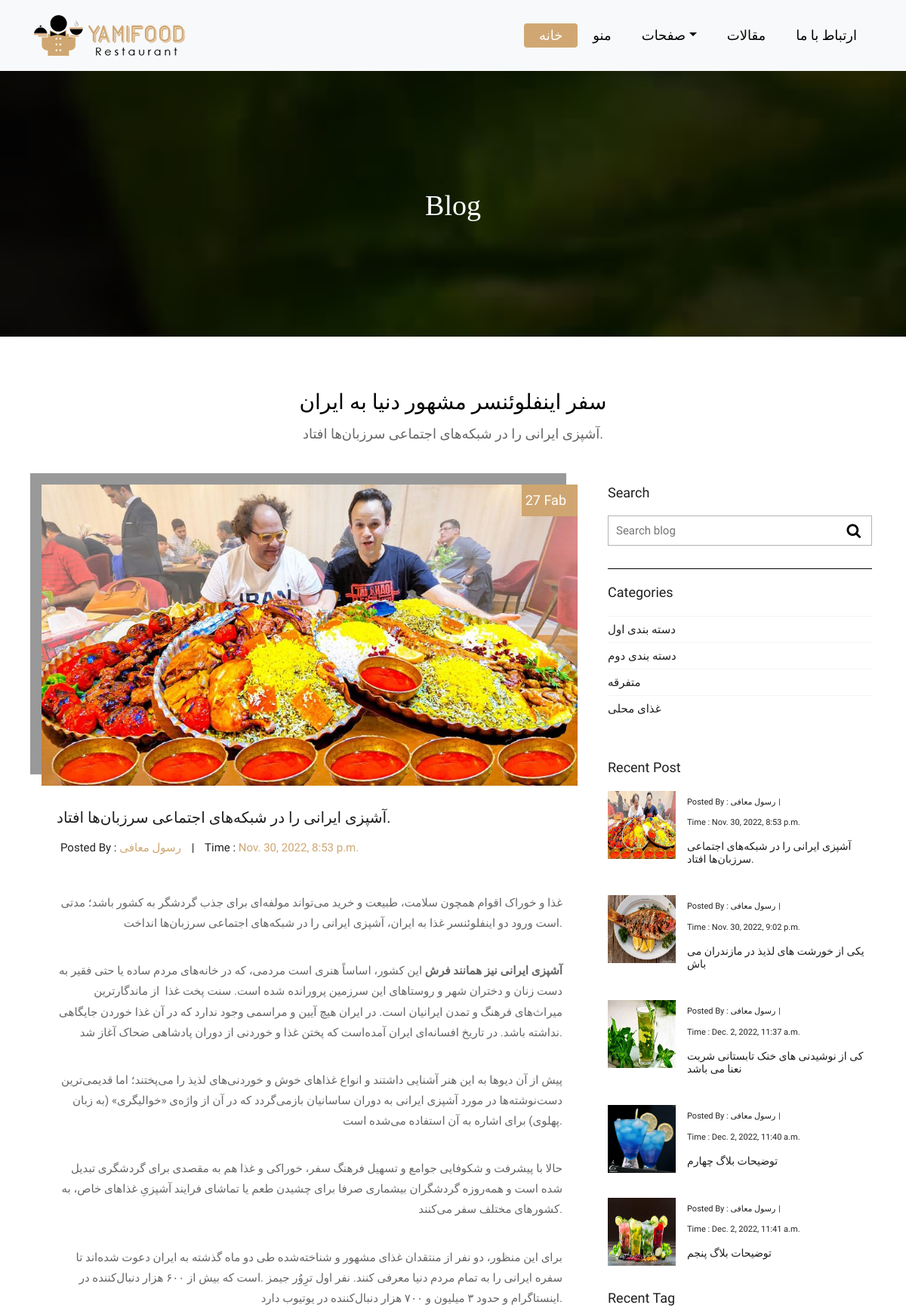
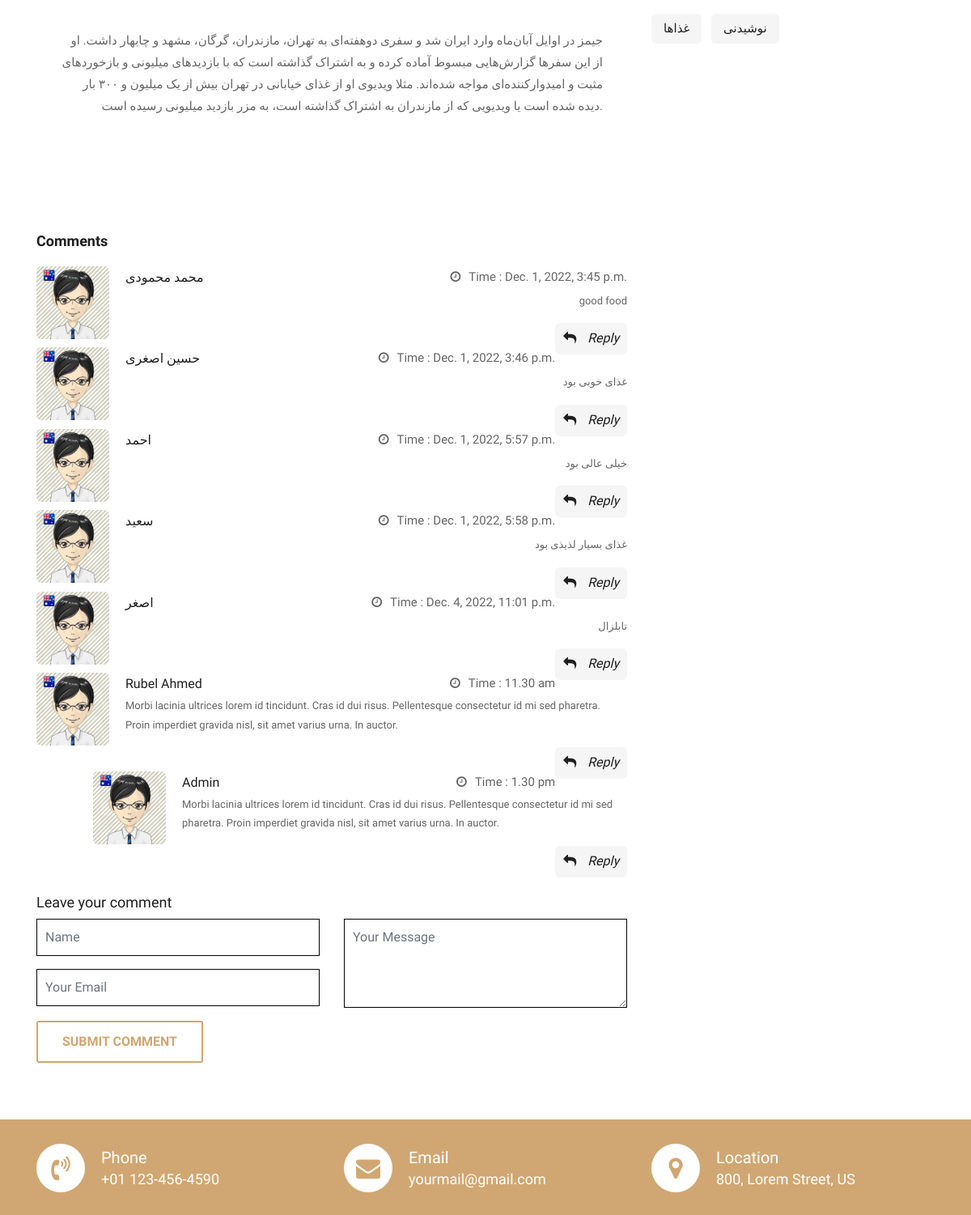
The page /blog/1 (upper part) on the database its author committed (2 pictures, top to bottom).
### blog/models.py (models this page shows, shortened)
class Blog(models.Model):
    title = models.CharField(_("عنوان"), max_length= 50)
    description = models.CharField(_("توضیحات"), max_length= 100)
    content = RichTextField(config_name = "myConfig")
    created_at = models.DateTimeField(_("زمان انتشار"), default = timezone.now)
    author = models.ForeignKey(User, verbose_name=_("نویسنده"), on_delete=models.CASCADE)
    image = models.ImageField(_("تصویر"), upload_to="blogs/", blank = True, null = True)
    category = models.ForeignKey("Category", related_name="blog", verbose_name =_("دسته بندی"), on_delete=models.CASCADE, blank = True, null = True)
    tags = models.ManyToManyField("Tag",verbose_name =_("تگ  ها"),related_name="blogs", blank = True, null = True)

class Comments (models.Model):
    blog = models.ForeignKey("Blog",verbose_name=_("مقاله"), related_name ="comments" ,on_delete=models.CASCADE)
    name = models.CharField(_("نام کاربر"), max_length = 100)
    email = models.EmailField(_("آدرس الکترونیکی"))
    message = models.TextField(_("متن نظر"))
    date = models.DateTimeField(_("تاریخ انتشار"), auto_now =False , auto_now_add = True)
    class Meta:
        verbose_name = 'نظرات'   #change name in admin panel
        verbose_name_plural = "نظرات"      #plural form (for decrease "s" in the admin panel)

class Category(models.Model):
    title = models.CharField(_("عنوان"), max_length = 50)
    slug = models.SlugField(_("عنوان لاتین"))   #baraye adress dehi(baraye seo khube)
    published_at = models.DateTimeField(_("تاریخ انتشار"), auto_now = False, auto_now_add = True)

class Tag (models.Model):
     title = models.CharField(_("عنوان"), max_length = 50)
     slug = models.SlugField(_("عنوان لاتین"))
     published_at = models.DateTimeField(_("تاریخ انتشار"), auto_now = False, auto_now_add = True)
     update_at = models.DateTimeField(_("تاریخ انتشار"), auto_now =True , auto_now_add = False)

### blog/views.py (the view, shortened to what this page needs)
def blog_detail(request,id):
    blog = Blog.objects.get(id =id)
    tags = Tag.objects.all().filter(blogs = blog)
    recent = Blog.objects.all().order_by("created_at")[:5]
    category = Category.objects.all()
    comments = Comments.objects.all().filter(blog = blog)
    context = {
        "tags" : tags,
        "blog" : blog,
        "recent" : recent,
        "category" : category,
        "comments" : comments
    }
    return render(request,'blog/blog_detail.html',context)

### blog/templates/blog/blog_detail.html (shortened to what this page needs)
{% extends 'base.html' %} {% load static %} {% block content %}
<div class="all-page-title page-breadcrumb">
  <div class="container text-center">
    <div class="row">
      <div class="col-lg-12">
        <h1>Blog</h1>
      </div>
    </div>
  </div>
</div>
<div class="blog-box">
  <div class="container">
    <div class="row">
      <div class="col-lg-12">
        <div class="heading-title text-center">
          <h2>{{ blog.title }}</h2>
          <p>{{ blog.description }}</p>
        </div>
      </div>
    </div>
    <div class="row">
      <div class="col-xl-8 col-lg-8 col-12">
        <div class="blog-inner-details-page">
          <div class="blog-inner-box">
            <div class="side-blog-img">
              <img class="img-fluid" src="{{ blog.image.url }}" alt="" />
              <div class="date-blog-up">27 Fab</div>
            </div>
            <div class="inner-blog-detail details-page">
              <h3>{{ blog.description }}</h3>
              <ul>
                <li>
                  Posted By :
                  <span
                    >{{ blog.author.first_name }} {{ blog.author.last_name}}
                  </span>
                </li>
                <li>|</li>
                <li>
                  Time :
                  <span>{{ blog.created_at }}</span>
                </li>
              </ul>
              <p dir="rtl">{{ blog.content |safe}}</p>
            </div>
          </div>
          <div class="blog-comment-box">
            <h3>Comments</h3>
            {% for cmt in comments %}
            <div class="comment-item">
              <div class="comment-item-left">
                <img src="images/avt-img.jpg" alt="" />
              </div>
              <div class="comment-item-right">
                <div class="pull-left">
                  <a href="#">{{ cmt.name }}</a>
                </div>
                <div class="pull-right">
                  <i class="fa fa-clock-o" aria-hidden="true"></i>Time :
                  <span>{{ cmt.date }}</span>
                </div>
                <div class="des-l">
                  <p align="right">{{ cmt.message }}</p>
                </div>
                <a href="#" class="right-btn-re"
                  ><i class="fa fa-reply" aria-hidden="true"></i> Reply</a
                >
              </div>
            </div>
            {% endfor %}
            <div class="comment-item">
              <div class="comment-item-left">
                <img src="images/avt-img.jpg" alt="" />
              </div>
              <div class="comment-item-right">
                <div class="pull-left">
                  <a href="#">Rubel Ahmed</a>
                </div>
                <div class="pull-right">
                  <i class="fa fa-clock-o" aria-hidden="true"></i>Time :
                  <span>11.30 am</span>
                </div>
                <div class="des-l">
                  <p>
                    Morbi lacinia ultrices lorem id tincidunt. Cras id dui
                    risus. Pellentesque consectetur id mi sed pharetra. Proin
                    imperdiet gravida nisl, sit amet varius urna. In auctor.
                  </p>
                </div>
                <a href="#" class="right-btn-re"
                  ><i class="fa fa-reply" aria-hidden="true"></i> Reply</a
                >
              </div>
            </div>
            <div class="comment-item children">
              <div class="comment-item-left">
                <img src="images/avt-img.jpg" alt="" />
              </div>
              <div class="comment-item-right">
                <div class="pull-left">
                  <a href="#">Admin</a>
                </div>
                <div class="pull-right">
                  <i class="fa fa-clock-o" aria-hidden="true"></i>Time :
                  <span>1.30 pm</span>
                </div>
                <div class="des-l">
                  <p>
                    Morbi lacinia ultrices lorem id tincidunt. Cras id dui
                    risus. Pellentesque consectetur id mi sed pharetra. Proin
                    imperdiet gravida nisl, sit amet varius urna. In auctor.
                  </p>
                </div>
                <a href="#" class="right-btn-re"
                  ><i class="fa fa-reply" aria-hidden="true"></i> Reply</a
                >
              </div>
            </div>
          </div>
          <div class="comment-respond-box">
            <h3>Leave your comment</h3>
            <div class="comment-respond-form">
              <form
                id="commentrespondform"
                class="comment-form-respond row"
                method="post"
              >
                <div class="col-lg-6 col-md-6 col-sm-6">
                  <div class="form-group">
                    <input
                      id="name_com"
                      class="form-control"
                      name="name"
                      placeholder="Name"
                      type="text"
                    />
                  </div>
                  <div class="form-group">
                    <input
                      id="email_com"
                      class="form-control"
                      name="email"
                      placeholder="Your Email"
                      type="email"
                    />
                  </div>
                </div>
                <div class="col-lg-6 col-md-6 col-sm-6">
                  <div class="form-group">
                    <textarea
                      name="message"
                      class="form-control"
                      id="textarea_com"
                      placeholder="Your Message"
                      rows="2"
                    ></textarea>
                  </div>
                </div>
                <div class="col-lg-12 col-md-12 col-sm-12">
                  <button class="btn btn-submit">Submit comment</button>
                </div>
              </form>
            </div>
          </div>
        </div>
      </div>
      <div class="col-xl-4 col-lg-4 col-md-6 col-sm-8 col-12 blog-sidebar">
        <div class="right-side-blog">
          <h3>Search</h3>
          <form method= "GET" action = "{% url 'blog:search' %}">
              <div class="blog-search-form">
                <input name="search" placeholder="Search blog" type="text" />
                <button class="search-btn" type = "submit">
                  <i class="fa fa-search" aria-hidden="true"></i>
                </button>
              </div>
          </form>
          <h3>Categories</h3>
          <div class="blog-categories">
            <ul>
              {% for cat in category %}
              <li>
                <a href="{% url 'blog:category' cat.slug %}"
                  ><span>{{cat.title}}</span></a
                >
              </li>
              {% endfor %}
            </ul>
          </div>
          <h3>Recent Post</h3>
          <div class="post-box-blog">
            <div class="recent-post-box">
              {% for blog in recent %}
              <div class="recent-box-blog">
                <div class="recent-img">
                  <img
                    class="img-fluid"
                    src="{{ blog.image.url }}"
                    style="height: 90px; width: 90px"
                    alt=""
                  />
                </div>
                <div class="recent-info">
                  <ul>
                    <li>
                      Posted By :
                      <span
                        >{{blog.author.first_name}}
                        {{blog.author.last_name}}</span
                      >
                    </li>
                    <li>|</li>
                    <li>
                       Time :
                      <span>{{ blog.created_at }}</span>
                    </li>
                  </ul>
                  <h4>{{ blog.description }}</h4>
                </div>
              </div>
              {% endfor %}
            </div>
          </div>
          <h3>Recent Tag</h3>
          <div class="blog-tag-box">
            <ul class="list-inline tag-list">
              {% for tag in tags %}
              <li class="list-inline-item">
                <a href="{% url 'blog:tag' tag.slug %}">{{tag.title}}</a>
              </li>
              {% endfor %}
            </ul>
          </div>
        </div>
      </div>
    </div>
  </div>
</div>
<div class="contact-imfo-box">
  <div class="container">
    <div class="row">
      <div class="col-md-4">
        <i class="fa fa-volume-control-phone"></i>
        <div class="overflow-hidden">
          <h4>Phone</h4>
          <p class="lead">+01 123-456-4590</p>
        </div>
      </div>
      <div class="col-md-4">
        <i class="fa fa-envelope"></i>
        <div class="overflow-hidden">
          <h4>Email</h4>
          <p class="lead">yourmail@gmail.com</p>
        </div>
      </div>
      <div class="col-md-4">
        <i class="fa fa-map-marker"></i>
        <div class="overflow-hidden">
          <h4>Location</h4>
          <p class="lead">800, Lorem Street, US</p>
        </div>
      </div>
    </div>
  </div>
</div>
{% endblock content %}

### rows shown on the page
Blog: title "سفر اینفلوئنسر مشهور دنیا به ایران", description "آشپزی ایرانی را در شبکه‌های اجتماعی سرزبان‌ها افتاد.", image (picture), author.first_name "رسول", author.last_name "معافی", created_at "Nov. 30, 2022, 8:53 p.m.", content "غذا و خوراک اقوام همچون سلامت، طبیعت و خرید می‌تواند مولفه‌ای برای جذب گردشگر به کشور باشد؛ مدتی است ورود دو اینفلوئنسر غذا به ایران، آشپزی ایرانی را در شبکه‌های اجتماعی سرزبان‌ها انداخت. آشپزی ایرانی نیز همانند فرش این کشور، اساساً هنری است مردمی، که در خانه‌های مردم ساده یا حتی فقیر به دست زنان و دختران شهر و روستاهای این سرزمین پرورانده شده است. سنت پخت غذا از ماندگارترین میراث‌های فرهنگ و تمدن ایرانیان است. در ایران هیچ آیین و مراسمی وجود ندارد که در آن غذا خوردن جایگاهی نداشته باشد. در تاریخ افسانه‌ای ایران آمده‌است که پختن غذا و خوردنی از دوران پادشاهی ضحاک آغاز شد. پیش از آن دیوها به این هنر آشنایی داشتند و انواع غذاهای خوش و خوردنی‌های لذیذ را می‌پختند؛ اما قدیمی‌ترین دست‌نوشته‌ها…"
Comments: name "محمد محمودی", date "Dec. 1, 2022, 3:45 p.m.", message "good food"
Comments: name "حسین اصغری", date "Dec. 1, 2022, 3:46 p.m.", message "غذای خوبی بود"
Comments: name "احمد", date "Dec. 1, 2022, 5:57 p.m.", message "خیلی عالی بود"
Comments: name "سعید", date "Dec. 1, 2022, 5:58 p.m.", message "غذای بسیار لذیذی بود"
Comments: name "اصغر", date "Dec. 4, 2022, 11:01 p.m.", message "تابلزال"
Category: title "دسته بندی اول"
Category: title "دسته بندی دوم"
Category: title "متفرقه"
Category: title "غذای محلی"
Blog: image (picture), author.first_name "رسول", author.last_name "معافی", created_at "Nov. 30, 2022, 9:02 p.m.", description "یکی از خورشت های لذیذ در مازندران می باش"
Blog: image (picture), author.first_name "رسول", author.last_name "معافی", created_at "Dec. 2, 2022, 11:37 a.m.", description "کی از نوشیدنی های خنک تابستانی شربت نعنا می باشد"
Blog: image (picture), author.first_name "رسول", author.last_name "معافی", created_at "Dec. 2, 2022, 11:40 a.m.", description "توضیحات بلاگ چهارم"
Blog: image (picture), author.first_name "رسول", author.last_name "معافی", created_at "Dec. 2, 2022, 11:41 a.m.", description "توضیحات بلاگ پنجم"
Tag: title "غذاها"
Tag: title "نوشیدنی"
